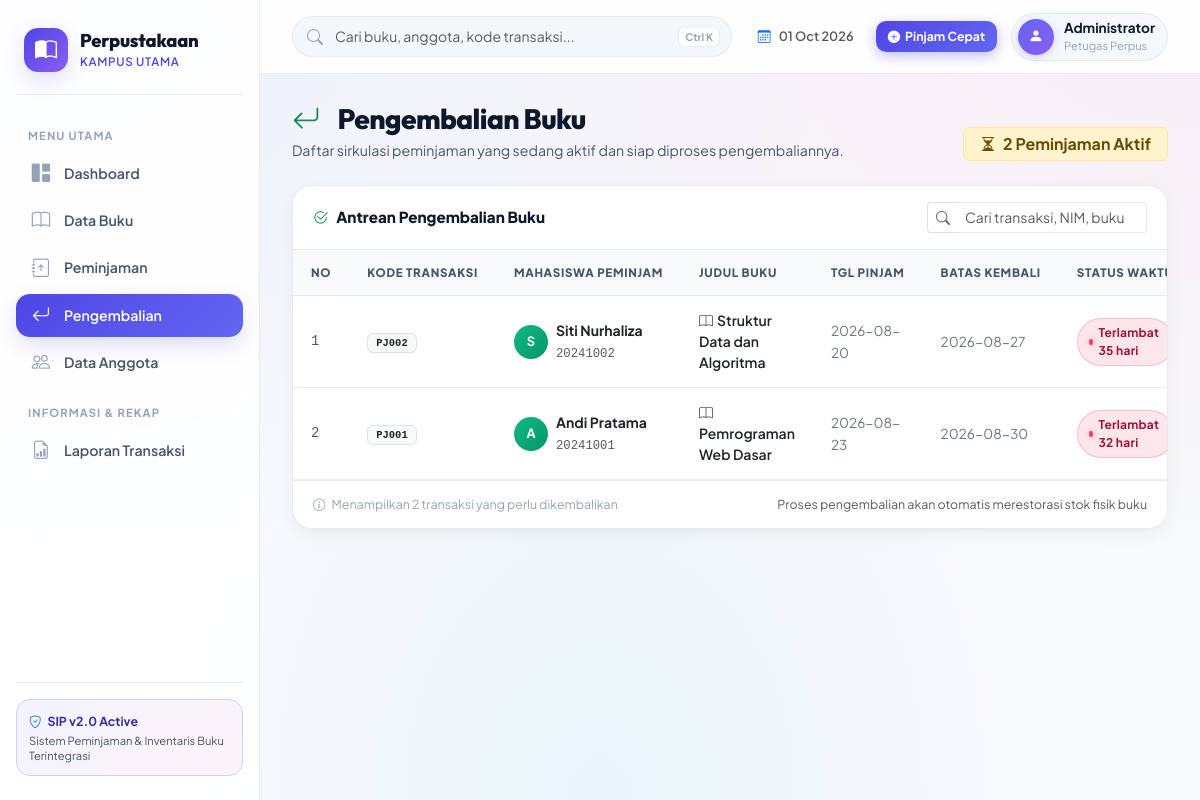
The app's page /pengembalian with its own data.
### tables this page shows
CREATE TABLE peminjaman (
    id INT AUTO_INCREMENT PRIMARY KEY,
    kode_peminjaman VARCHAR(20) NOT NULL UNIQUE,
    nim VARCHAR(20) NOT NULL,
    id_buku INT NOT NULL,
    tanggal_pinjam DATE NOT NULL,
    tanggal_kembali DATE NOT NULL,
    tanggal_kembali_aktual DATE NULL,
    status ENUM('dipinjam', 'kembali') NOT NULL DEFAULT 'dipinjam',
    created_at TIMESTAMP DEFAULT CURRENT_TIMESTAMP,
    CONSTRAINT fk_peminjaman_anggota FOREIGN KEY (nim) REFERENCES anggota(nim)
        ON DELETE RESTRICT ON UPDATE CASCADE,
    CONSTRAINT fk_peminjaman_buku FOREIGN KEY (id_buku) REFERENCES buku(id)
        ON DELETE RESTRICT ON UPDATE CASCADE
);

CREATE TABLE anggota (
    id INT AUTO_INCREMENT PRIMARY KEY,
    nim VARCHAR(20) NOT NULL UNIQUE,
    nama VARCHAR(100) NOT NULL,
    created_at TIMESTAMP DEFAULT CURRENT_TIMESTAMP
);

CREATE TABLE buku (
    id INT AUTO_INCREMENT PRIMARY KEY,
    kode_buku VARCHAR(20) NOT NULL UNIQUE,
    judul VARCHAR(150) NOT NULL,
    penulis VARCHAR(100) NOT NULL,
    penerbit VARCHAR(100) NOT NULL,
    tahun_terbit YEAR NOT NULL,
    stok INT NOT NULL DEFAULT 0,
    status ENUM('tersedia', 'habis') NOT NULL DEFAULT 'tersedia',
    created_at TIMESTAMP DEFAULT CURRENT_TIMESTAMP,
    updated_at TIMESTAMP DEFAULT CURRENT_TIMESTAMP ON UPDATE CURRENT_TIMESTAMP
);

### app/Core/Controller.php (called while the page is built, shortened)
<?php
abstract class Controller
{
    protected function view(string $view, array $data = []): void
    {
        extract($data);
        $viewFile = __DIR__ . '/../Views/' . $view . '.php';
        require $viewFile;
        require __DIR__ . '/../Views/layouts/main.php';
    }
}

### app/Controllers/PengembalianController.php (called while the page is built, shortened)
<?php
class PengembalianController extends Controller
{
    private PeminjamanService $service;
    public function __construct(){ $this->service = new PeminjamanService(); }
    public function index(): void
    {
        $semua = $this->service->getAll();
        $aktif = array_values(array_filter($semua, fn($p) => $p['status'] === 'dipinjam'));
        $this->view('pengembalian/index', [
            'title' => 'Pengembalian Buku',
            'daftarPengembalian' => $aktif,
        ]);
    }
}

### public/index.php (called while the page is built, shortened)
<?php
spl_autoload_register(function (string $class) {
    $prefix = 'App\\';
    $relative = substr($class, strlen($prefix));
    $path = BASE_PATH . '/app/' . str_replace('\\', '/', $relative) . '.php';
});
$routes = require BASE_PATH . '/routes/web.php';
try {
    (new Router($routes))->dispatch();
} catch (\Throwable $e) {
    Logger::error('Unhandled exception: ' . $e->getMessage());
    http_response_code(500);
    echo 'Terjadi kesalahan pada server. Silakan coba lagi.';
}

### config/database.php (called while the page is built)
<?php
return [
    'host'     => 'localhost',
    'dbname'   => 'perpustakaan',
    'username' => 'root',
    'password' => '',
    'charset'  => 'utf8mb4',
];

### app/Config/Database.php (called while the page is built, shortened)
<?php
class Database
{
    private static ?PDO $instance = null;
    public static function getInstance(): PDO
    {
        if (self::$instance === null) {
            $config = require __DIR__ . '/../../config/database.php';
            $dsn = "mysql:host={$config['host']};dbname={$config['dbname']};charset={$config['charset']}";
            try {
                self::$instance = new PDO($dsn, $config['username'], $config['password'], [
                    PDO::ATTR_ERRMODE            => PDO::ERRMODE_EXCEPTION,
                    PDO::ATTR_DEFAULT_FETCH_MODE => PDO::FETCH_ASSOC,
                    PDO::ATTR_EMULATE_PREPARES   => false,
                ]);
            } catch (PDOException $e) {
                throw new PDOException('Koneksi database gagal.');
            }
        }
        return self::$instance;
    }
}

### app/Services/PeminjamanService.php (called while the page is built, shortened)
<?php
class PeminjamanService
{
    private PeminjamanRepository $repo;
    public function __construct()
    {
        $this->repo        = new PeminjamanRepository();
    }
    public function getAll(): array
    {
        return $this->repo->all();
    }
}

### app/Repositories/PeminjamanRepository.php (called while the page is built, shortened)
<?php
class PeminjamanRepository
{
    private PDO $db;
    public function __construct()
    {
        $this->db = Database::getInstance();
    }
    public function all(): array
    {
        return $this->db->query(
            "SELECT p.*, a.nama AS nama_anggota, b.judul AS judul_buku, b.kode_buku
             FROM peminjaman p
             JOIN anggota a ON p.nim = a.nim
             JOIN buku b ON p.id_buku = b.id
             ORDER BY p.id DESC"
        )->fetchAll();
    }
}

### app/Views/pengembalian/index.php (the view, shortened to what this page needs)
<div class="page-heading">
  <div>
    <h1><i class="bi bi-arrow-return-left text-success me-2"></i>Pengembalian Buku</h1>
    <p>Daftar sirkulasi peminjaman yang sedang aktif dan siap diproses pengembaliannya.</p>
  </div>
  <div class="page-heading-actions">
    <span class="badge bg-warning-subtle text-warning-emphasis fs-6 px-3 py-2 border border-warning-subtle">
      <i class="bi bi-hourglass-split me-1"></i> <?= count($daftarPengembalian) ?> Peminjaman Aktif
    </span>
  </div>
</div>
<div class="card">
  <div class="table-toolbar">
    <div class="table-toolbar-title">
      <i class="bi bi-check2-circle text-success"></i> Antrean Pengembalian Buku
    </div>
    <div class="table-search-input">
      <div class="input-group input-group-sm">
        <span class="input-group-text bg-white border-end-0"><i class="bi bi-search text-muted"></i></span>
        <input class="form-control border-start-0" type="search" placeholder="Cari transaksi, NIM, buku..." oninput="filterReturnTable(this)">
      </div>
    </div>
  </div>
  <div class="table-responsive">
    <table class="table align-middle" id="returnTable">
      <thead>
        <tr>
          <th style="width: 50px;">No</th>
          <th>Kode Transaksi</th>
          <th>Mahasiswa Peminjam</th>
          <th>Judul Buku</th>
          <th>Tgl Pinjam</th>
          <th>Batas Kembali</th>
          <th>Status Waktu</th>
        </tr>
      </thead>
      <tbody>
        <?php if (empty($daftarPengembalian)): ?>
          <tr>
            <td colspan="8" class="empty-state">
              <i class="bi bi-emoji-smile empty-state-icon text-success"></i>
              <h5 class="text-dark">Tidak Ada Peminjaman Aktif</h5>
              <p class="text-muted mb-0">Semua buku telah dikembalikan dengan lengkap ke perpustakaan.</p>
            </td>
          </tr>
        <?php else: ?>
          <?php $no = 1; foreach ($daftarPengembalian as $p):
            $today = new DateTime();
            $due = new DateTime($p['tanggal_kembali']);
            $diffDays = (int)$today->diff($due)->format("%r%a");
          ?>
            <tr data-searchable>
              <td class="text-muted font-monospace"><?= $no++ ?></td>
              <td>
                <span class="badge bg-light text-dark border font-monospace px-2 py-1">
                  <?= htmlspecialchars($p['kode_peminjaman']) ?>
                </span>
              </td>
              <td>
                <div class="d-flex align-items-center gap-2">
                  <div class="avatar-chip" style="background: linear-gradient(135deg, #10b981, #059669);">
                    <?= strtoupper(substr($p['nama_anggota'] ?? 'M', 0, 1)) ?>
                  </div>
                  <div>
                    <div class="fw-bold text-dark"><?= htmlspecialchars($p['nama_anggota']) ?></div>
                    <small class="text-muted font-monospace"><?= htmlspecialchars($p['nim']) ?></small>
                  </div>
                </div>
              </td>
              <td>
                <div class="fw-semibold text-dark" style="max-width: 250px;">
                  <i class="bi bi-book text-muted me-1"></i><?= htmlspecialchars($p['judul_buku']) ?>
                </div>
              </td>
              <td>
                <span class="text-secondary" style="font-size:0.85rem;">
                  <?= htmlspecialchars($p['tanggal_pinjam']) ?>
                </span>
              </td>
              <td>
                <span class="text-secondary" style="font-size:0.85rem;">
                  <?= htmlspecialchars($p['tanggal_kembali']) ?>
                </span>
              </td>
              <td>
                <?php if ($diffDays < 0): ?>
                  <span class="badge-status badge-status-danger" title="Terlambat <?= abs($diffDays) ?> hari">
                    Terlambat <?= abs($diffDays) ?> hari
                  </span>
                <?php elseif ($diffDays === 0): ?>
                  <span class="badge-status badge-status-warning">
                    Jatuh tempo hari ini
                  </span>
                <?php else: ?>
                  <span class="badge-status badge-status-info">
                    Sisa <?= $diffDays ?> hari
                  </span>
                <?php endif; ?>
              </td>
            </tr>
          <?php endforeach; ?>
        <?php endif; ?>
      </tbody>
    </table>
  </div>
  <div class="table-footer">
    <span><i class="bi bi-info-circle me-1"></i> Menampilkan <?= count($daftarPengembalian) ?> transaksi yang perlu dikembalikan</span>
    <span class="text-muted">Proses pengembalian akan otomatis merestorasi stok fisik buku</span>
  </div>
</div>

### records on screen
peminjaman: kode_peminjaman "PJ002", anggota.nama "S", anggota.nama "Siti Nurhaliza", nim "20241002", id_buku.judul "Struktur Data dan Algoritma", tanggal_pinjam "2026-08-20", tanggal_kembali "2026-08-27"
peminjaman: kode_peminjaman "PJ001", anggota.nama "A", anggota.nama "Andi Pratama", nim "20241001", id_buku.judul "Pemrograman Web Dasar", tanggal_pinjam "2026-08-23", tanggal_kembali "2026-08-30"

### other values on screen
count($daftarPengembalian) "2"
